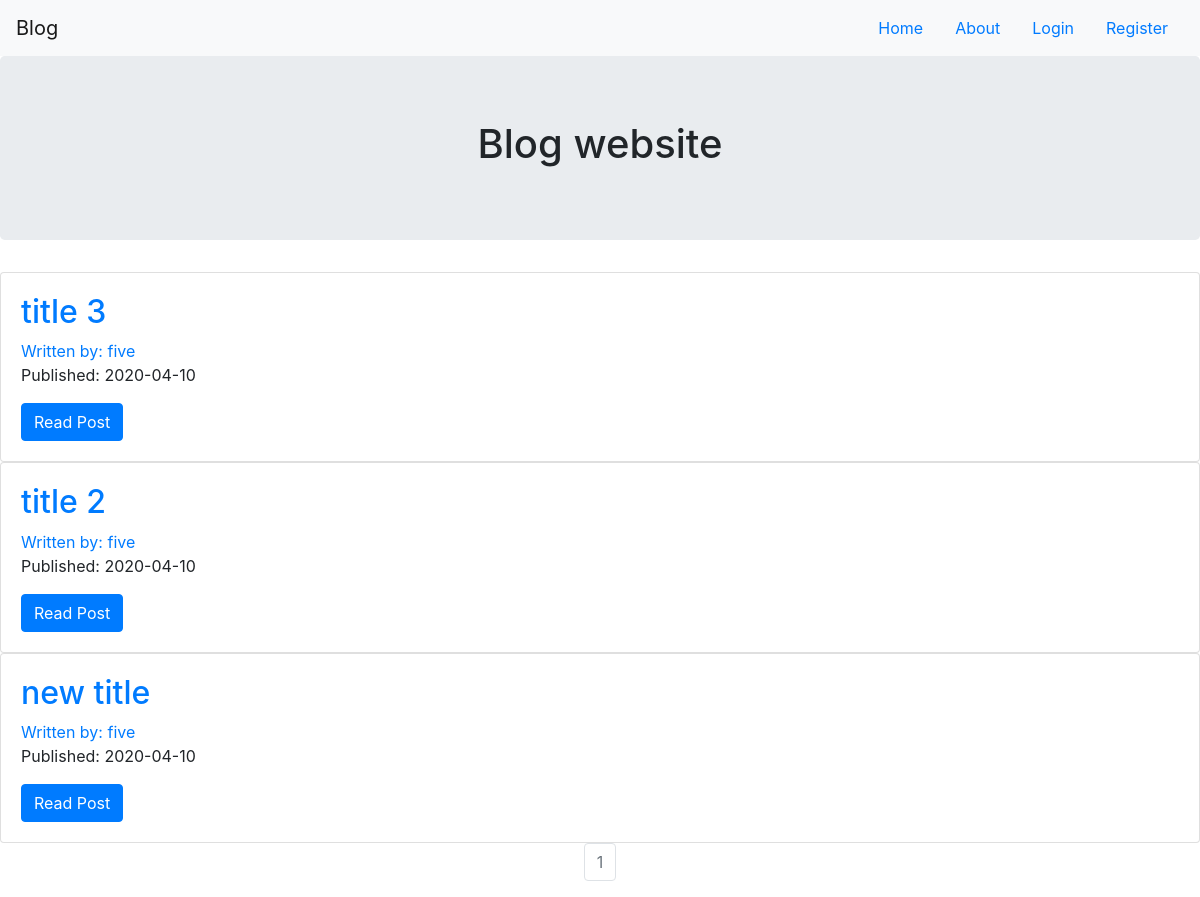
The page / on the database its author committed.
### blogproject/models.py (models this page shows, shortened)
class BlogPost(db.Model):
    users = db.relationship(User)
    id = db.Column(db.Integer, primary_key=True)
    user_id = db.Column(db.Integer, db.ForeignKey('users.id'), nullable=False)
    date = db.Column(db.DateTime, nullable=False, default=datetime.utcnow)
    title = db.Column(db.String(140), nullable=False)
    text = db.Column(db.Text, nullable=False)

class User(db.Model, UserMixin):
    __tablename__ = 'users'
    id = db.Column(db.Integer, primary_key=True)
    profile_image = db.Column(db.String(256), nullable=False, default='default_profile.png')
    email = db.Column(db.String(256), unique=True, index=True)
    username = db.Column(db.String(60), unique=True, index=True)
    password_hash = db.Column(db.String(256))
    posts = db.relationship('BlogPost', backref='author', lazy=True)

### blogproject/core/views.py (the view)
@core.route('/')
def index():
    page = request.args.get('page', 1, type=int)
    blog_posts = BlogPost.query.order_by(BlogPost.date.desc()).paginate(page=page, per_page=5)
    return render_template('index.html', blog_posts=blog_posts)

### blogproject/templates/index.html
{% extends 'base.html' %}
{% block content %}
    <div class="jumbotron", align="center">
        <h1>Blog website</h1>
    </div>
    <div>
        {% for post in blog_posts.items %}
            <div class="card">
                <div class="card-body">
                    <h2><a class="card-title" href="{{url_for('blog_posts.blog_post', blog_post_id=post.id)}}">{{post.title}}</a></h2>
                    <a href="{{url_for('users.user_posts', username=post.author.username)}}">Written by: {{post.author.username}}</a>
                    <p>Published: {{post.date.strftime('%Y-%m-%d')}}</p>
                    <a class="btn btn-primary" href="{{url_for('blog_posts.blog_post', blog_post_id=post.id)}}">Read Post</a>
                </div>
            </div>
    </div>
    {% endfor %}
<nav aria-label='Page Navigation example'>
  <ul class="pagination justify-content-center">
    {% for page_num in blog_posts.iter_pages(left_edge=1,right_edge=1,left_current=1,right_current=2)  %}
      {% if blog_posts.page == page_num %}
      <li class='page-item disabled'>
        <a class="page-link" href="{{url_for('core.index',page=page_num)}}">{{ page_num}}</a>
      </li>
      {% else %}
      <li class='page-item'>
        <a class="page-link" href="{{url_for('core.index',page=page_num)}}">{{ page_num}}</a>
      </li>
      {% endif %}
    {% endfor %}
  </ul>
</nav>
{% endblock %}

### rows shown on the page
BlogPost: title "title 3", author.username "five", date "2020-04-10"
BlogPost: title "title 2", author.username "five", date "2020-04-10"
BlogPost: title "new title", author.username "five", date "2020-04-10"

### other values the page prints
{{ page_num }} "1"
